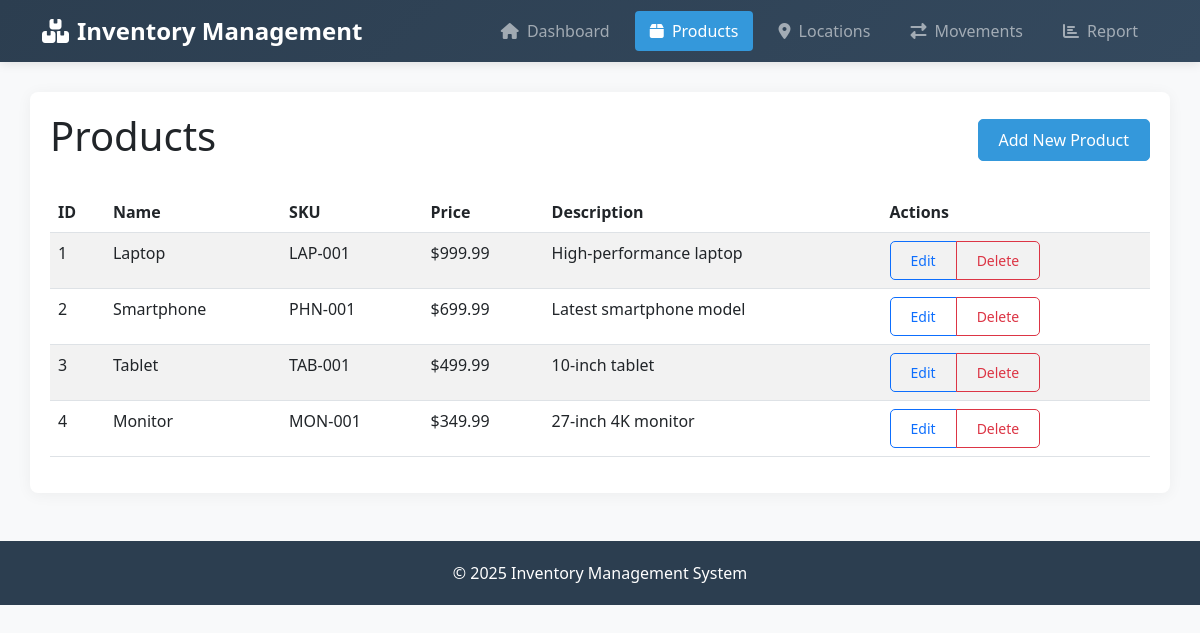
Page /products on the committed database.
### models.py (models this page shows, shortened)
class Product(db.Model):
    product_id = db.Column(db.Integer, primary_key=True)
    name = db.Column(db.String(100), nullable=False)
    description = db.Column(db.Text)
    price = db.Column(db.Float)
    sku = db.Column(db.String(50), unique=True)
    created_at = db.Column(db.DateTime, default=datetime.utcnow)

### routes.py (the view)
@app.route('/products')
def products():
    products = Product.query.all()
    return render_template('products/index.html', products=products)

### app.py (called while the page is built)
@app.context_processor
def inject_now():
    return {'now': datetime.now()}

### routes.py (called while the page is built)
@app.context_processor
def inject_now():
    return {'now': datetime.utcnow()}  # Using utcnow() for consistency

### templates/products/index.html (shortened to what this page needs)
{% extends 'base.html' %}
{% block content %}
<div class="d-flex justify-content-between align-items-center mb-4">
    <h1>Products</h1>
    <a href="{{ url_for('new_product') }}" class="btn btn-primary">Add New Product</a>
</div>
<div class="table-responsive">
    <table class="table table-striped table-hover">
        <thead>
            <tr>
                <th>ID</th>
                <th>Name</th>
                <th>SKU</th>
                <th>Price</th>
                <th>Description</th>
                <th>Actions</th>
            </tr>
        </thead>
        <tbody>
            {% for product in products %}
            <tr>
                <td>{{ product.product_id }}</td>
                <td>{{ product.name }}</td>
                <td>{{ product.sku }}</td>
                <td>{% if product.price %}${{ "%.2f"|format(product.price) }}{% endif %}</td>
                <td>{{ product.description }}</td>
                <td>
                    <div class="btn-group" role="group">
                        <a href="{{ url_for('edit_product', product_id=product.product_id) }}" class="btn btn-sm btn-outline-primary">Edit</a>
                        <button type="button" class="btn btn-sm btn-outline-danger" data-bs-toggle="modal" data-bs-target="#deleteModal{{ product.product_id }}">Delete</button>
                    </div>
                </td>
            </tr>
            {% else %}
            <tr>
                <td colspan="6" class="text-center">No products found. <a href="{{ url_for('new_product') }}">Add one now</a>.</td>
            </tr>
            {% endfor %}
        </tbody>
    </table>
</div>
{% endblock %}

### templates/base.html (style rules this page uses)
:root { --primary-color: #3498db; --secondary-color: #2c3e50; --accent-color: #e74c3c; --light-bg: #f8f9fa; }
body { font-family: 'Segoe UI', Tahoma, Geneva, Verdana, sans-serif; background-color: var(--light-bg); }
.btn { border-radius: 5px; padding: 8px 20px; font-weight: 500; transition: all 0.2s; }
.btn-primary { background-color: var(--primary-color); border-color: var(--primary-color); }

### rows in the picture
Product: product_id "1", name "Laptop", sku "LAP-001", price "999.99", description "High-performance laptop"
Product: product_id "2", name "Smartphone", sku "PHN-001", price "699.99", description "Latest smartphone model"
Product: product_id "3", name "Tablet", sku "TAB-001", price "499.99", description "10-inch tablet"
Product: product_id "4", name "Monitor", sku "MON-001", price "349.99", description "27-inch 4K monitor"
